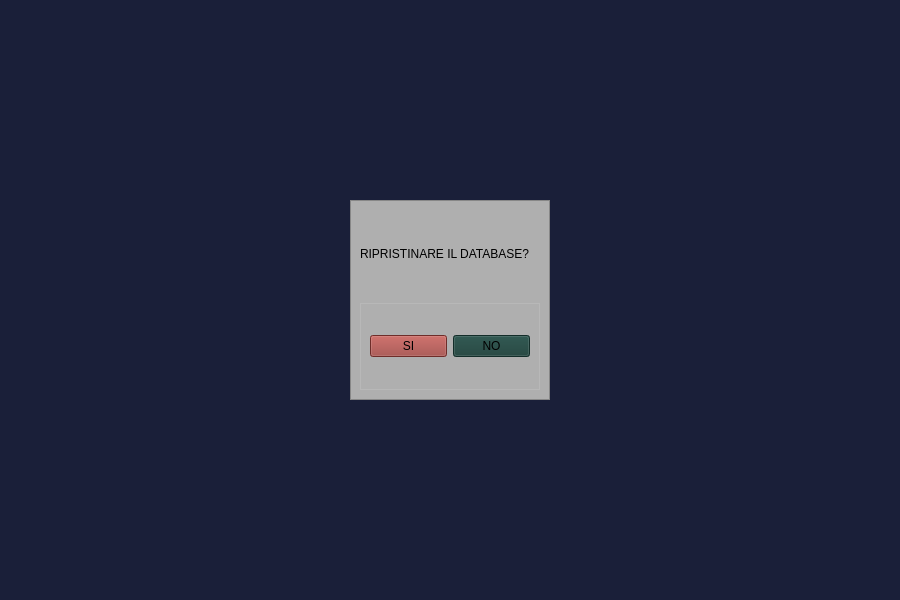
<?xml version="1.0" encoding="UTF-8"?>
<ui version="4.0">
 <class>Prodotti</class>
 <widget class="QWidget" name="Prodotti">
  <property name="geometry">
   <rect>
    <x>0</x>
    <y>0</y>
    <width>900</width>
    <height>600</height>
   </rect>
  </property>
  <property name="windowTitle">
   <string>Form</string>
  </property>
  <property name="layoutDirection">
   <enum>Qt::LeftToRight</enum>
  </property>
  <property name="autoFillBackground">
   <bool>false</bool>
  </property>
  <property name="styleSheet">
   <string notr="true">#Prodotti{
	background-color:#1a1f39;
}
#frame{
	background-color:#afafaf;
}
</string>
  </property>
  <layout class="QHBoxLayout" name="horizontalLayout">
   <item>
    <widget class="QFrame" name="frame">
     <property name="maximumSize">
      <size>
       <width>200</width>
       <height>200</height>
      </size>
     </property>
     <property name="frameShape">
      <enum>QFrame::StyledPanel</enum>
     </property>
     <property name="frameShadow">
      <enum>QFrame::Raised</enum>
     </property>
     <layout class="QVBoxLayout" name="verticalLayout">
      <item>
       <widget class="QLabel" name="label">
        <property name="text">
         <string>RIPRISTINARE IL DATABASE?</string>
        </property>
       </widget>
      </item>
      <item>
       <widget class="QFrame" name="frame_2">
        <property name="frameShape">
         <enum>QFrame::StyledPanel</enum>
        </property>
        <property name="frameShadow">
         <enum>QFrame::Raised</enum>
        </property>
        <layout class="QHBoxLayout" name="horizontalLayout_2">
         <item>
          <widget class="QPushButton" name="yesBtn">
           <property name="maximumSize">
            <size>
             <width>200</width>
             <height>16777215</height>
            </size>
           </property>
           <property name="cursor">
            <cursorShape>PointingHandCursor</cursorShape>
           </property>
           <property name="layoutDirection">
            <enum>Qt::LeftToRight</enum>
           </property>
           <property name="styleSheet">
            <string notr="true">#yesBtn{
	background-color:#9a3f39;
}</string>
           </property>
           <property name="text">
            <string>SI</string>
           </property>
           <property name="checkable">
            <bool>false</bool>
           </property>
          </widget>
         </item>
         <item>
          <widget class="QPushButton" name="noBtn">
           <property name="styleSheet">
            <string notr="true">#noBtn{
	background-color:#1a3f39;
}</string>
           </property>
           <property name="text">
            <string>NO</string>
           </property>
          </widget>
         </item>
        </layout>
       </widget>
      </item>
     </layout>
    </widget>
   </item>
  </layout>
 </widget>
 <resources>
  <include location="../../../resourcesForUsatoBeato/assets/resources.qrc"/>
 </resources>
 <connections/>
</ui>
